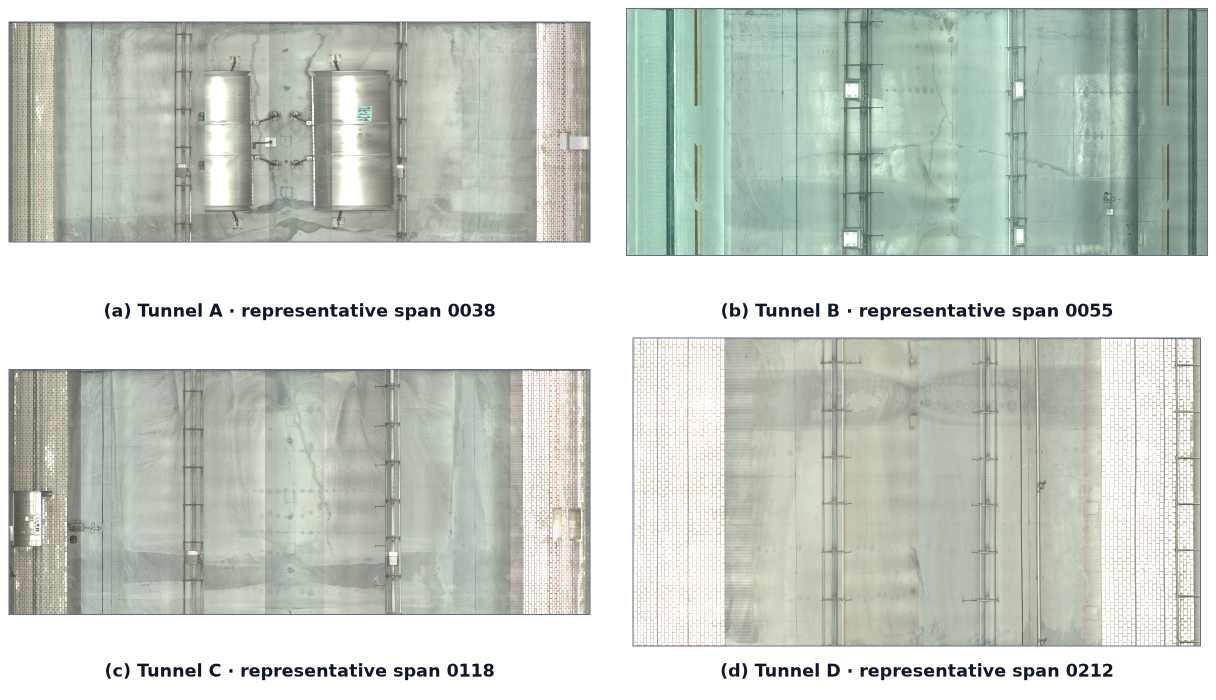
#> input picture figures/fig11.png, 2432 x 1399 px (shown at 1/2 size)
$ python -i plot_four_tunnel_field_figures.py   (imports and definitions only)
#> lines starting #> are read from the running program, lines starting #| are printed output that depends on the picture
#!/usr/bin/env python3
"""Build Figures 11--13 from the frozen four-tunnel field evidence.

Figure 11 introduces the dataset with one outcome-blind full lining unfolding
per tunnel. Figure 12 visualises complete-path and held five-detector detection
effects. Figure 13 visualises apparent-width error, coverage, and prespecified
width-band heterogeneity. No example is selected using crack, restoration,
detector, or width outcomes.
"""

from __future__ import annotations

import csv
import hashlib
import json
from pathlib import Path
from typing import Any

import cv2
import matplotlib

# [1 line not run here, left out]
import matplotlib.pyplot as plt  # noqa: E402
import numpy as np  # noqa: E402


ROOT = Path(__file__).resolve().parent
MODIFIED = ROOT.parent
TUNNELS = ("A", "B", "C", "D")
CROSS_SECTIONS = (
    MODIFIED
    / "c014_existing_four_tunnel_validation"
    / "protocol"
    / "natural_width_cross_sections_v1.csv"
)
COMPLETE_PATH = (
    MODIFIED
    / "c055_factorial_main_effect_confirmation"
    / "runs"
    / "r3_3_tunnel_summary.csv"
)
DETECTOR_SUMMARY = (
    MODIFIED
    / "c017_transformer_mamba_validation"
    / "runs"
    / "evaluation_v1"
    / "summary.json"
)
WIDTH_TUNNELS = (
    MODIFIED
    / "c015_reviewer_closure"
    / "r3"
    / "outputs"
    / "r3_6_width_tunnel_supplement.csv"
)
WIDTH_BANDS = (
    MODIFIED
    / "c015_reviewer_closure"
    / "r3"
    / "outputs"
    / "r3_6_width_band_supplement.csv"
)


# [6 lines left out: function sha256_file, not called in this run]


def read_csv(path: Path) -> list[dict[str, str]]:
    with path.open(encoding="utf-8", newline="") as stream:
        return list(csv.DictReader(stream))


# [5 lines left out: function write_json, not called in this run]


SUBCAPTION_COLOR = "#101828"
SUBCAPTION_FONT_SIZE = 14.0


# [57 lines left out: functions add_bottom_subcaption, dataset_root, select_representative_unfoldings, not called in this run]


def load_unfolding_for_display(path: Path, target_width: int = 2400) -> tuple[np.ndarray, list[int]]:
#> called with path = 'fig11.png', target_width = 2400
    source = cv2.imread(str(path), cv2.IMREAD_COLOR)
#> source is the input picture: shape (1399, 2432, 3); mean B, G, R 199.1, 206.9, 200.4
    if source is None:
        raise RuntimeError(f"Could not decode {path}")
    source_dimensions = [int(source.shape[1]), int(source.shape[0])]
#> source_dimensions = [2432, 1399]
    rotated = cv2.rotate(source, cv2.ROTATE_90_CLOCKWISE)
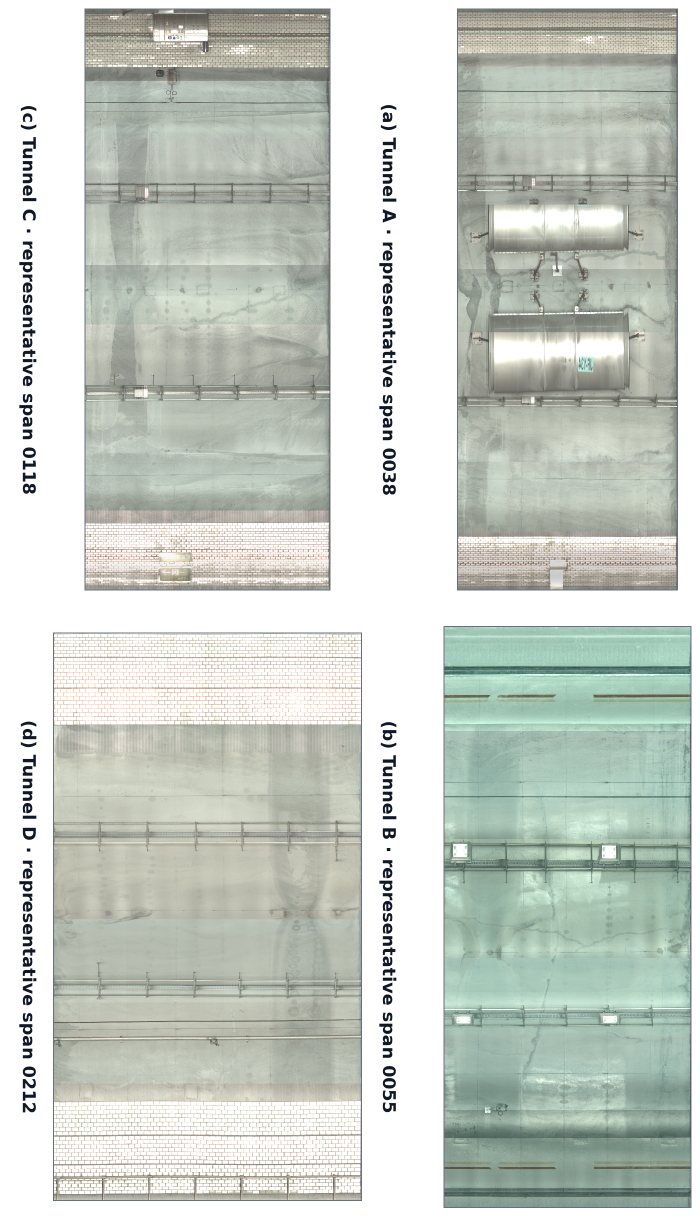
#> rotated: shape (2432, 1399, 3) (shown at 1/2 size); mean B, G, R 199.1, 206.9, 200.4
    scale = min(1.0, target_width / float(rotated.shape[1]))
#> scale = 1
    if scale < 1.0:
        rotated = cv2.resize(
            rotated,
            (target_width, int(round(rotated.shape[0] * scale))),
            interpolation=cv2.INTER_AREA,
        )
    return cv2.cvtColor(rotated, cv2.COLOR_BGR2RGB), source_dimensions


# [332 lines left out: functions plot_figure11, add_heatmap, plot_figure12, plot_figure13, main, not called in this run]


# [2 lines not run here, left out]

>>> result = load_unfolding_for_display('fig11.png')

$ run again, on figures/fig1.png
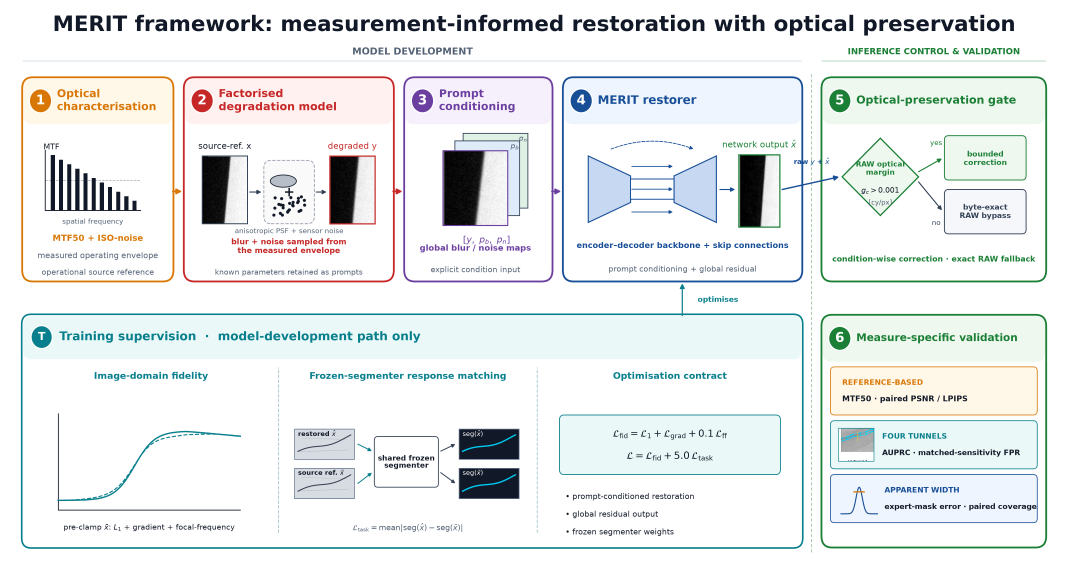
#> input picture figures/fig1.png, 4273 x 2284 px (shown at 1/4 size)
#> in load_unfolding_for_display, source is the input picture: shape (2284, 4273, 3); mean B, G, R 235.8, 235.8, 232.2
#> in load_unfolding_for_display, `rotated = cv2.rotate(source, cv2.ROTATE_90_CLOCKWISE)`:
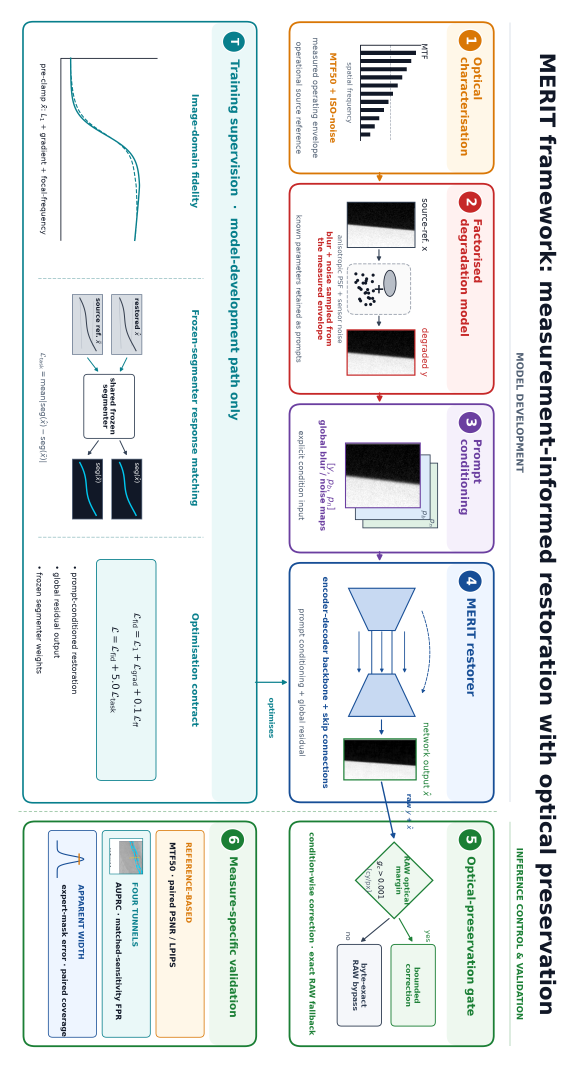
#> rotated: shape (4273, 2284, 3) (shown at 1/4 size); mean B, G, R 235.8, 235.8, 232.2

$ run again, on figures/fig10.png
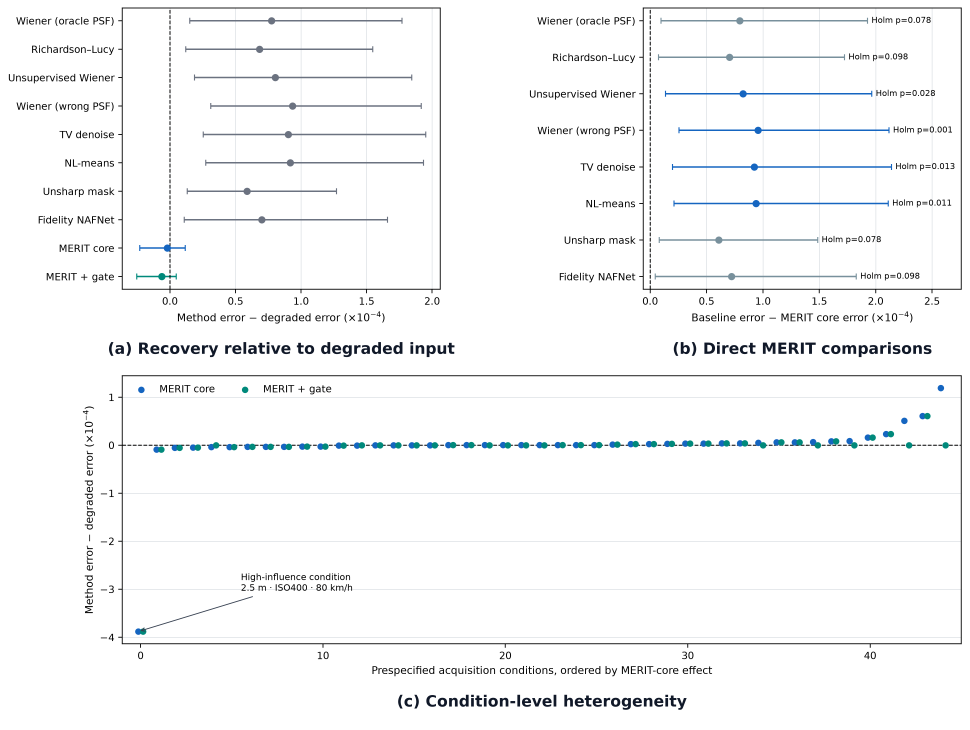
#> input picture figures/fig10.png, 3877 x 2917 px (shown at 1/4 size)
#> in load_unfolding_for_display, source is the input picture: shape (2917, 3877, 3); mean B, G, R 248, 247.5, 246.7
#> in load_unfolding_for_display, `rotated = cv2.rotate(source, cv2.ROTATE_90_CLOCKWISE)`:
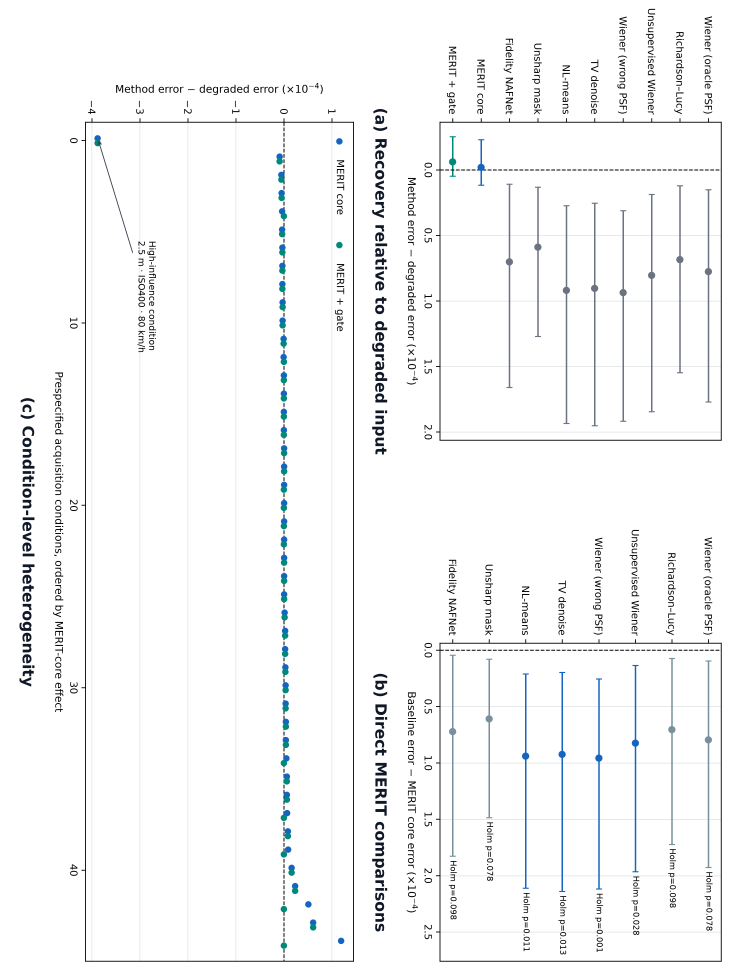
#> rotated: shape (3877, 2917, 3) (shown at 1/4 size); mean B, G, R 248, 247.5, 246.7
#> in load_unfolding_for_display, `rotated = cv2.resize( rotated, (target_width, int(round(rotated.shape[..`:
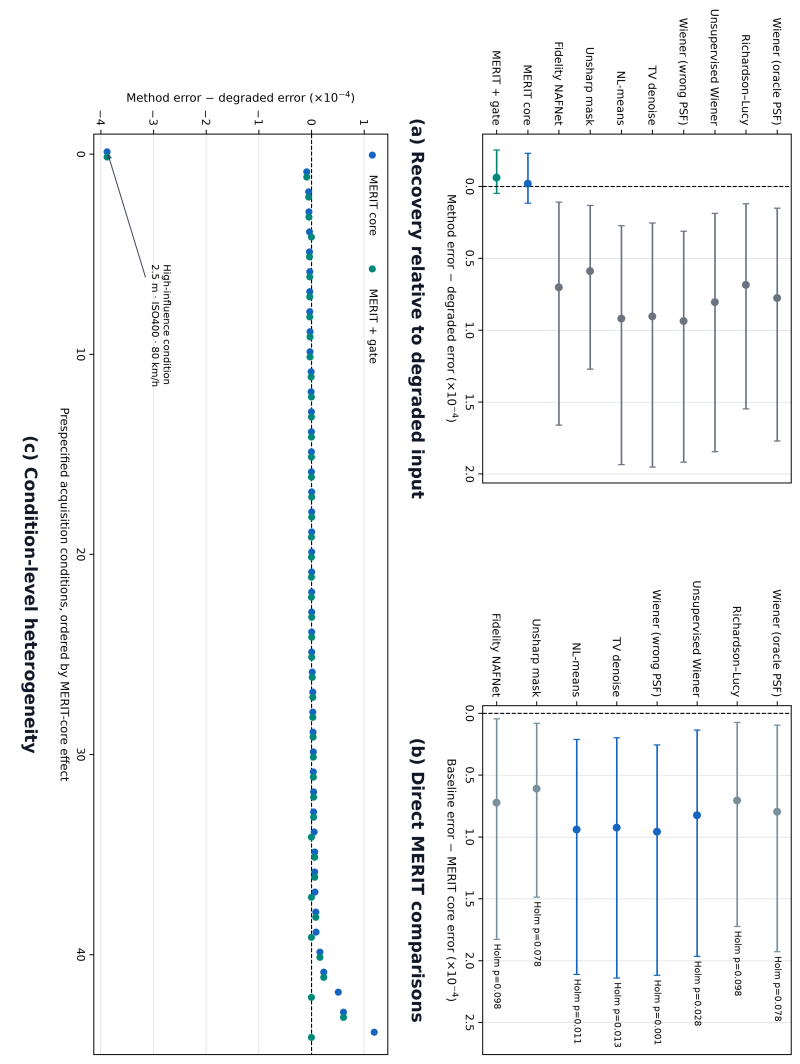
#> rotated: shape (3190, 2400, 3) (shown at 1/3 size); mean B, G, R 248, 247.5, 246.7

$ run again, on figures/fig14.png
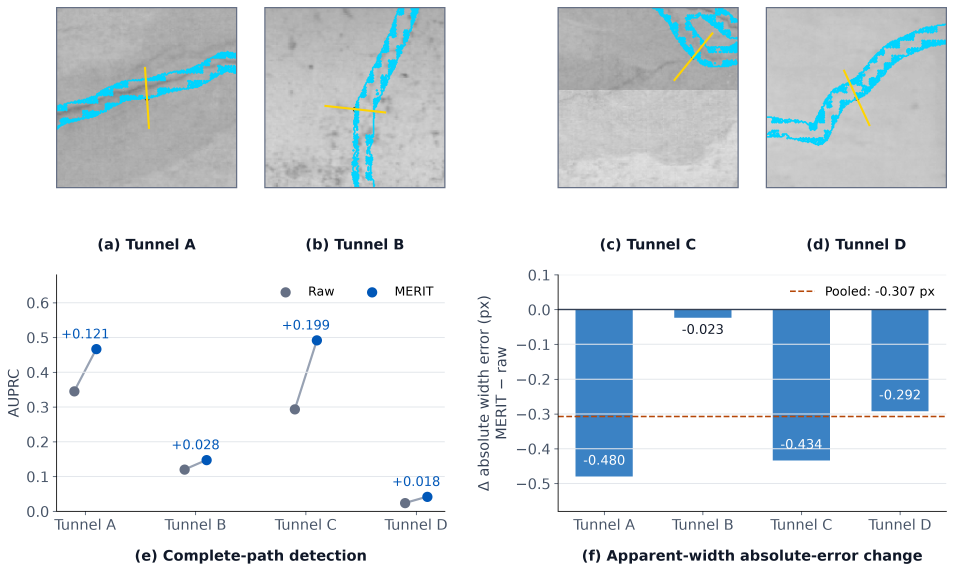
#> input picture figures/fig14.png, 3814 x 2327 px (shown at 1/4 size)
#> in load_unfolding_for_display, source is the input picture: shape (2327, 3814, 3); mean B, G, R 232.7, 229, 222.9
#> in load_unfolding_for_display, `rotated = cv2.rotate(source, cv2.ROTATE_90_CLOCKWISE)`:
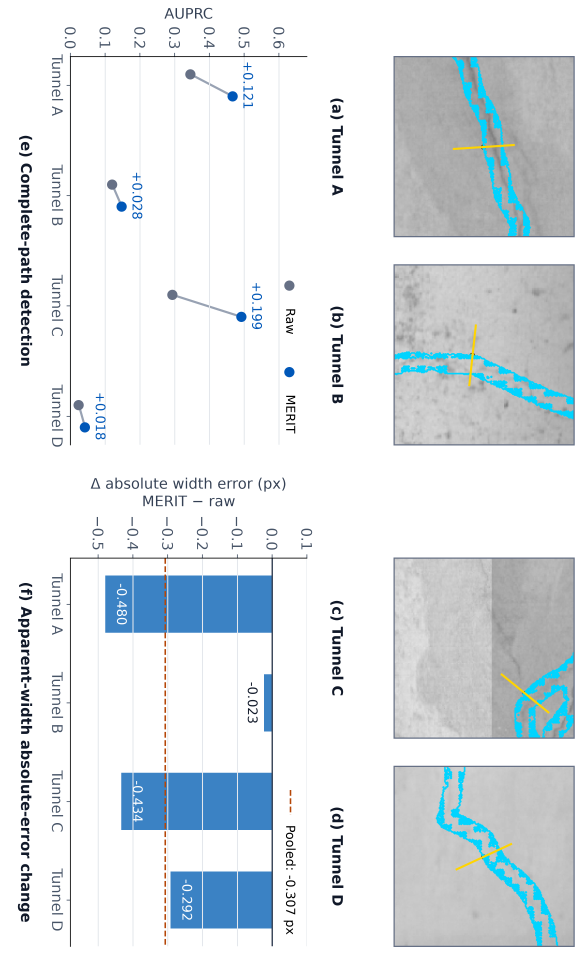
#> rotated: shape (3814, 2327, 3) (shown at 1/4 size); mean B, G, R 232.7, 229, 222.9
